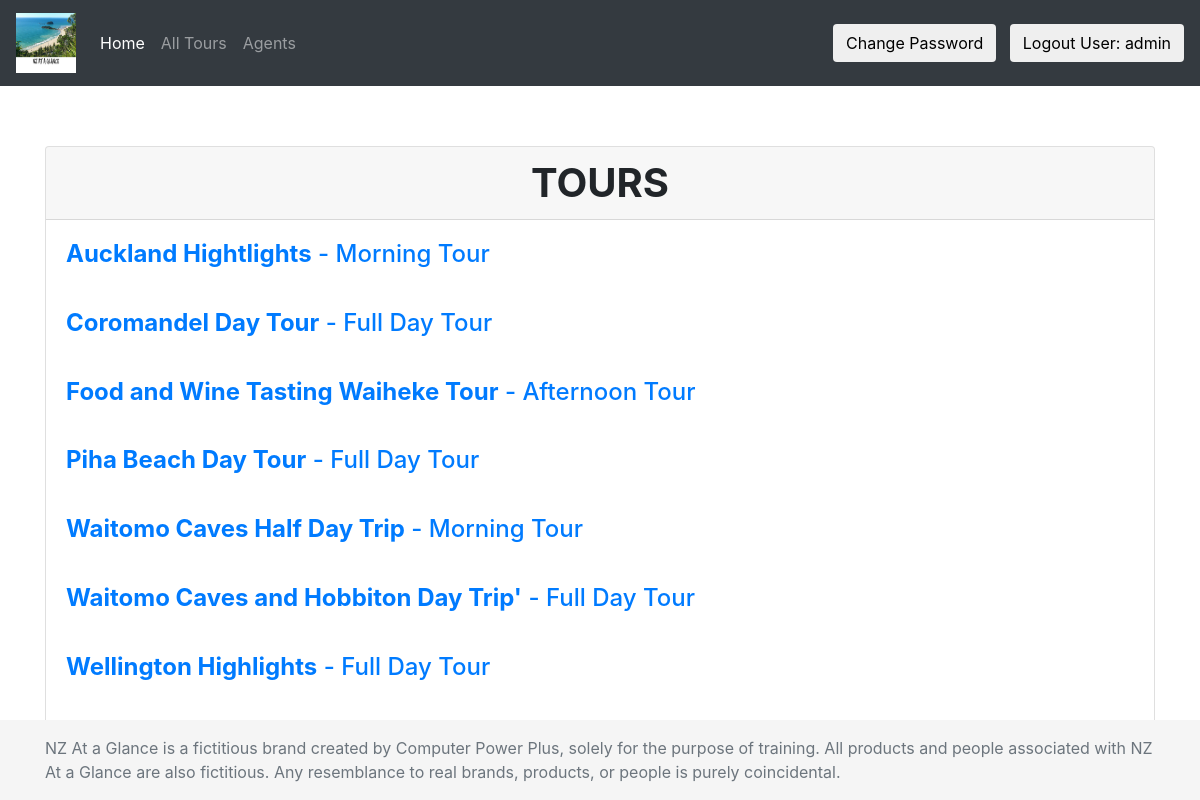
/tours/ (signed in), run on the app's committed database.
### home/models.py (models this page shows, shortened)
class Tour(models.Model):
    tour_name = models.CharField(max_length=150)
    """
    'duration' will set to be null when the referenced object (Duration)
    is deleted. This is only possible when you set 'null' to be 'True'
    """
    duration = models.ForeignKey(Duration, on_delete=models.SET_NULL, null=True)
    description = models.TextField()
    available = models.BooleanField()
    agent = models.ForeignKey(Agent, on_delete=models.SET_NULL, null=True)
    class Meta:
        permissions = (("can_change_availability", "Set tour as available"),)

class Duration(models.Model):
    duration = models.CharField(max_length=50)
    def __str__(self):
        return self.duration

### home/views.py (the view)
# urls.py: path('tours/', TourListView.as_view(), name='tours'),
class TourListView(LoginRequiredMixin, ListView):
    queryset = Tour.objects.all().order_by('tour_name')
    template_name = 'tours.html'
    context_object_name = 'tours'
    paginate_by = 10

### home/templates/tours.html
{% extends "base.html" %}
{% block content %}
{% if tours %}
<div class="card" style="width: 100%; height: 100%;">
    <div class="card-header h1 text-xl-center text-uppercase font-weight-bold">
        Tours
    </div>
    {% for tour in tours %}
    <div class="card-body">
        <p class="card-text h4">
            <a href="{% url 'tour_detail' tour.id %}">
                <strong>{{ tour.tour_name|capfirst }}</strong> - {{tour.duration}}
            </a>
        </p>
    </div>
    {% endfor %}
</div>
{% else %}
<p>There are no tours to display.</p>
{% endif %}
{% endblock %}

### templates/base.html (shortened to what this page needs)
{% load static %}
<!DOCTYPE html>
<html lang="en">
<head>
    <link rel="stylesheet" href="{% static 'bootstrap/css/bootstrap.min.css' %}">
    <link rel="stylesheet" href="{% static 'sticky-footer.css' %}">
    <link rel="stylesheet" href="{% static 'signin.css' %}">
</head>
<body class="d-flex flex-column h-100">
    <header>
        <nav class="navbar navbar-expand-md navbar-dark sticky-top bg-dark">
            <a class="navbar-brand" href="{% url 'home' %}">
                <img src="{% static 'images/logo.png' %}" width="60" height="60" class="d-inline-block align-top" alt=""
                    loading="lazy">
            </a>
            <div class="collapse navbar-collapse" id="navbarText">
                <ul class="navbar-nav mr-auto">
                    <li class="nav-item active">
                        <a class="nav-link" href="{% url 'home' %}">Home <span class="sr-only">(current)</span></a>
                    </li>
                    <li class="nav-item">
                        <a class="nav-link" href="{% url 'tours' %}">All Tours</a>
                    </li>
                    <li class="nav-item">
                        <a class="nav-link" href="{% url 'agents' %}">Agents</a>
                    </li>
                </ul>
                {% if user.is_authenticated %}
                    <a href="{% url 'password_change' %}">
                        <button type="button" class="btn btn-default navbar-btn">
                            Change Password
                        </button>
                    </a>&nbsp;&nbsp;&nbsp;
                    <a href="{% url 'logout' %}">
                        <button type="button" class="btn btn-default navbar-btn">
                            Logout User: {{ user.get_username }}
                        </button>
                    </a>
                {% else %}
                    <button type="button" class="btn btn-default navbar-btn">
                        <a href="{% url 'login' %}?next={{request.path}}">Log in</a>
                    </button>
                {% endif %}
            </div>
        </nav>
    </header>
    <main role="main" class="flex-shrink-0">
        <div class="container">
            {% block content %}
            {% endblock %}
        </div>
    </main>
    <footer class="footer mt-auto py-3 fixed-bottom">
        <div class="container">
            <span class="text-muted">NZ At a Glance is a fictitious brand created by Computer Power Plus, solely for the purpose of training. All products
            and people associated with NZ At a Glance are also fictitious. Any resemblance to real brands, products, or people is
            purely coincidental.</span>
        </div>
    </footer>
</body>
</html>

### home/static/sticky-footer.css (style rules this page uses)
main > .container { padding: 60px 15px 0; }
.footer { background-color: #f5f5f5; }
.footer > .container { padding-right: 15px; padding-left: 15px; }

### data on the page
Tour: tour_name "Auckland Hightlights", duration "Morning Tour"
Tour: tour_name "Coromandel Day Tour", duration "Full Day Tour"
Tour: tour_name "Food and Wine Tasting Waiheke Tour", duration "Afternoon Tour"
Tour: tour_name "Piha Beach Day Tour", duration "Full Day Tour"
Tour: tour_name "Waitomo Caves Half Day Trip", duration "Morning Tour"
Tour: tour_name "Waitomo Caves and Hobbiton Day Trip'", duration "Full Day Tour"
Tour: tour_name "Wellington Highlights", duration "Full Day Tour"

### other printed values
{{ user.get_username }} "admin"
